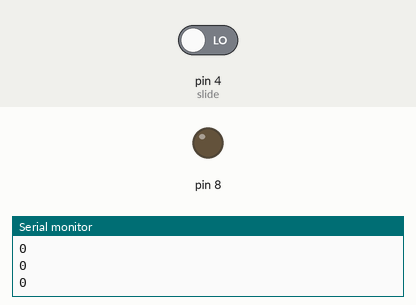
Recording of a sketch running on a simulated Arduino Uno, built with avr-gcc and run on an emulated ATmega328P. Parts: output pins drawn as LEDs (lit = HIGH), the last lines printed to the serial monitor. The inputs (shaded band) are chosen by the test bench; at power-on: pin 4 (slide) LOW.

Above: at 1.2 s.
1.3 s: pin 4 (slide) driven HIGH
At 1.7 s:
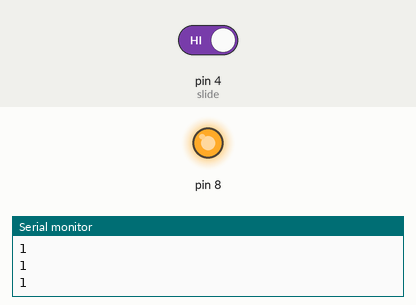
2.8 s: pin 4 (slide) driven LOW
At 4.0 s:
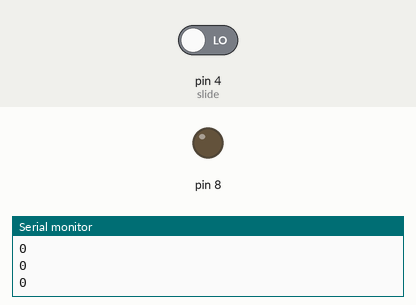
Timing chart, 0 to 5.8 s (numbered marks = the images above; inputs shaded):
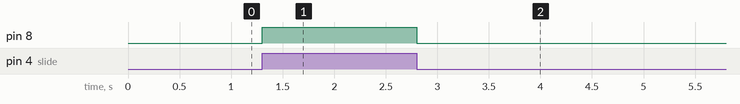

The sketch:

Slide_switch_LED.ino
```cpp
int slide = 4;

void setup() {
  pinMode(8, OUTPUT);
  pinMode(slide, INPUT);
  Serial.begin(9600);
}

void loop() {
  int switch_ = digitalRead(slide);

  if (switch_ == 1){
    digitalWrite(8, HIGH);
    Serial.println("1");
    delay(100);
  }
  else{
    digitalWrite(8, LOW);
    Serial.println("0");
    delay(100);
  }
}
```

Measured:
- after the input at 1.3 s, pin 8: LOW → HIGH at once
- after the input at 2.8 s, pin 8: HIGH → LOW at once
